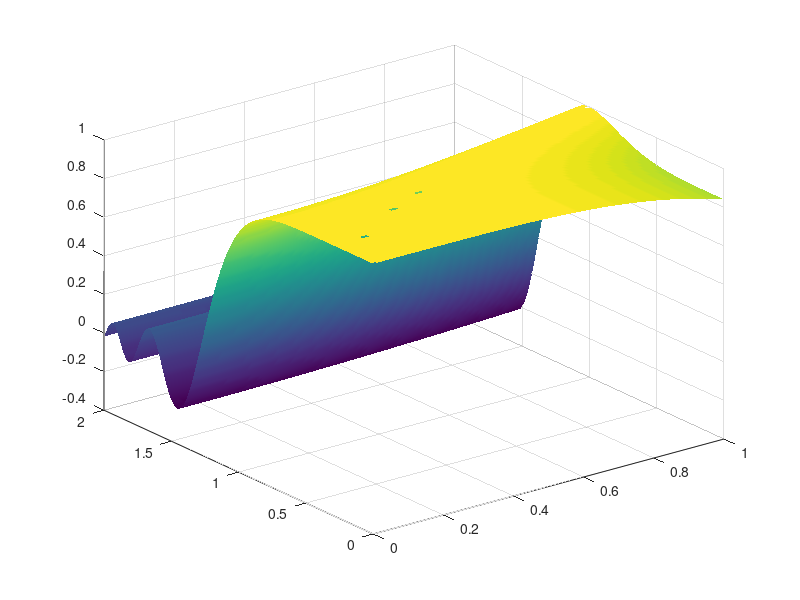
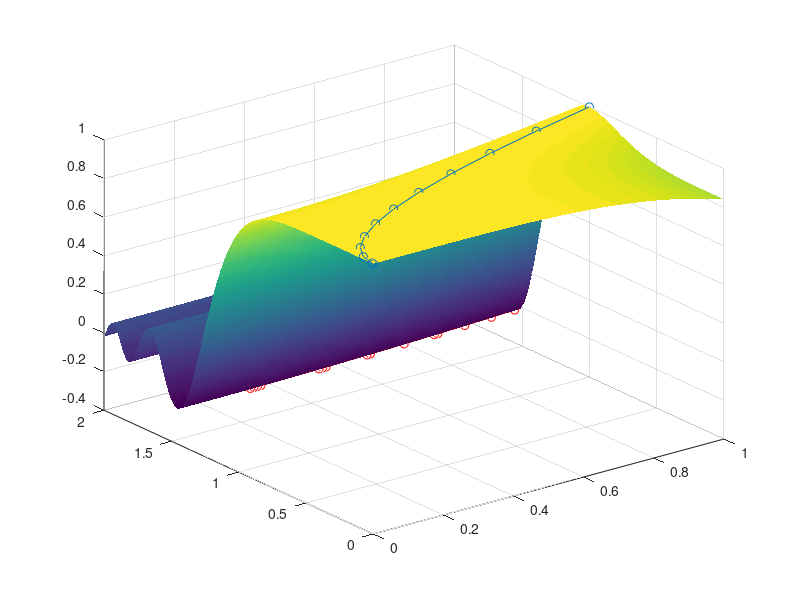

Write the MATLAB code that produced these figures, in order. (Note: this script raises an error after producing the figures.)
f = @(x,y) (sin(x.^2 - y.^4))./(x.^2 - y.^4);
x = 0:.01:1;
y = 0:.01:2;

%a
[X,Y] = ndgrid(x,y);
Z = f(X,Y);
figure
surf(X,Y,Z)
shading interp

%b
Z(isnan(Z))=1;
figure
surf(X,Y,Z)
shading interp
hold on

%c
m = max(max(Z));
locmax = find(Z==m);
plot3(X(locmax),Y(locmax),Z(locmax),'o-')
m = min(min(Z));
locmin = find(abs(Z-m)<10^-5);
plot3(X(locmin),Y(locmin),Z(locmin),'ro-')

%d
syms x y
dx = matlabFunction(diff(f(x,y),x));
dy = matlabFunction(diff(f(x,y),y));
skip = 30;
xxCoarse = X(1:skip:end,1:skip:end);
yyCoarse = Y(1:skip:end,1:skip:end);
zzCoarse = Z(1:skip:end,1:skip:end);
[uu,vv,ww] = sinFun_normalVecFun(xxCoarse,yyCoarse,dx,dy);
quiver3(xxCoarse,yyCoarse,zzCoarse,uu,vv,ww,0.25,'LineWidth',1, 'color', [.2 .5 .2])